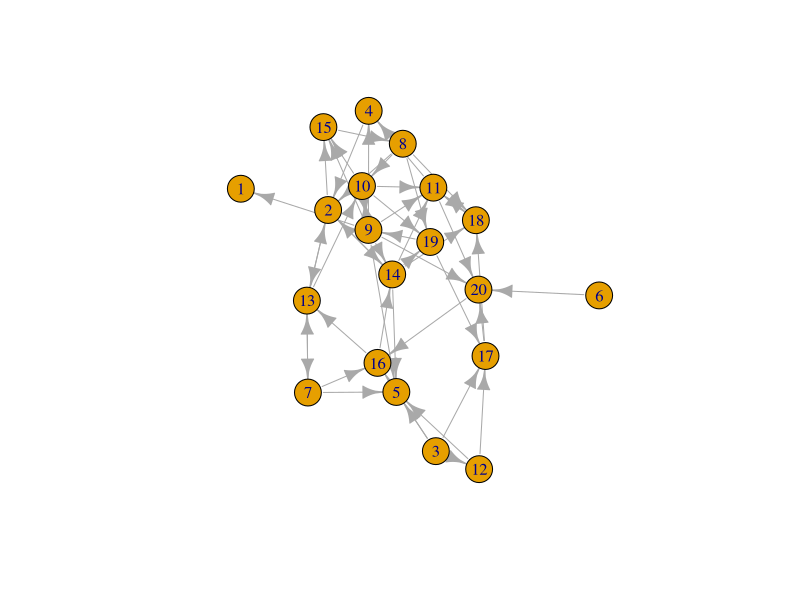
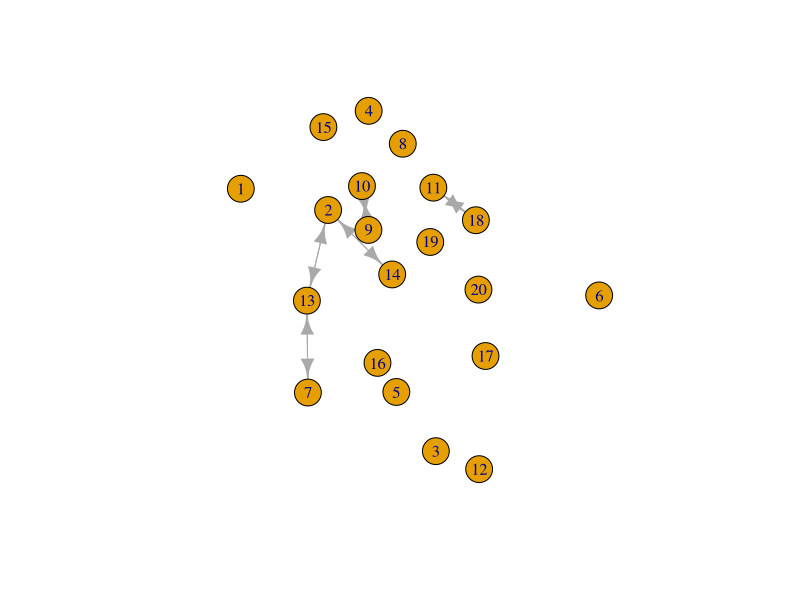

Write R code to recreate these figures, in order.
library(igraph)
#Explore 3 functions in the igraph package
#generate a random graph model
rg <- sample_gnm(n = 20, m = 50, directed = T)
l <- layout_with_fr(rg)

plot(rg, layout = l)

# 1. find mutual edges -- is.mutual()
murg <- delete.edges(rg, which(!is.mutual(rg)))
plot(murg, layout = l)

# 2. BFS search of a graph -- graph.bfs()
print(graph.bfs(rg, V(rg)[1], father = T, pred = T, succ = T))

# 3. DFS search of a graph -- graph.dfs()
print(graph.dfs(rg, V(rg)[1], father = T))
